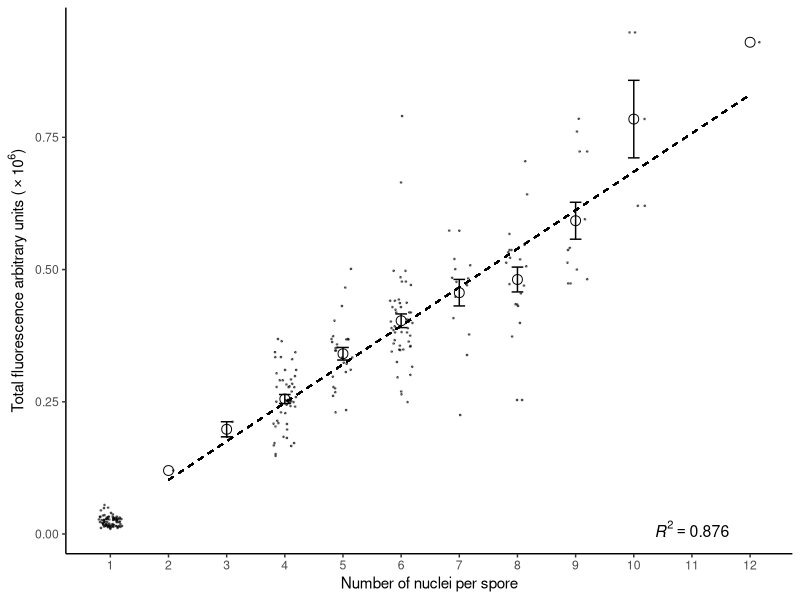
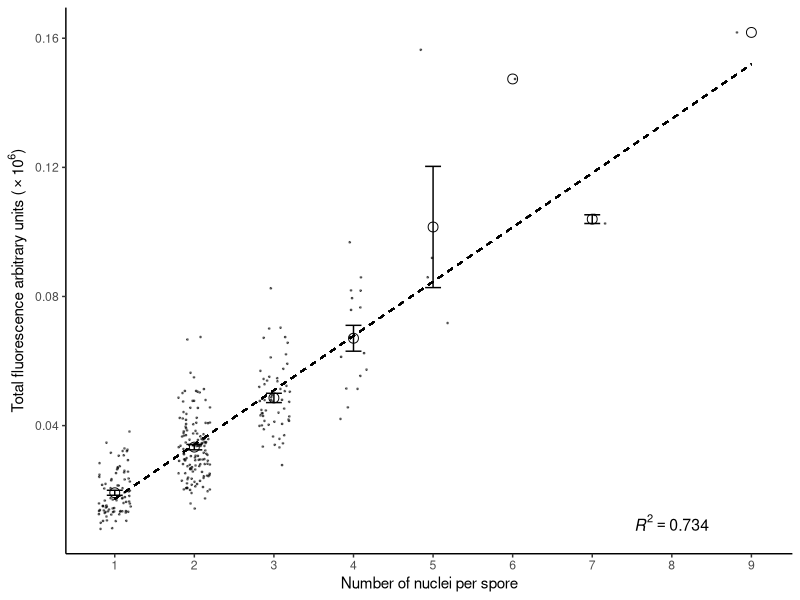
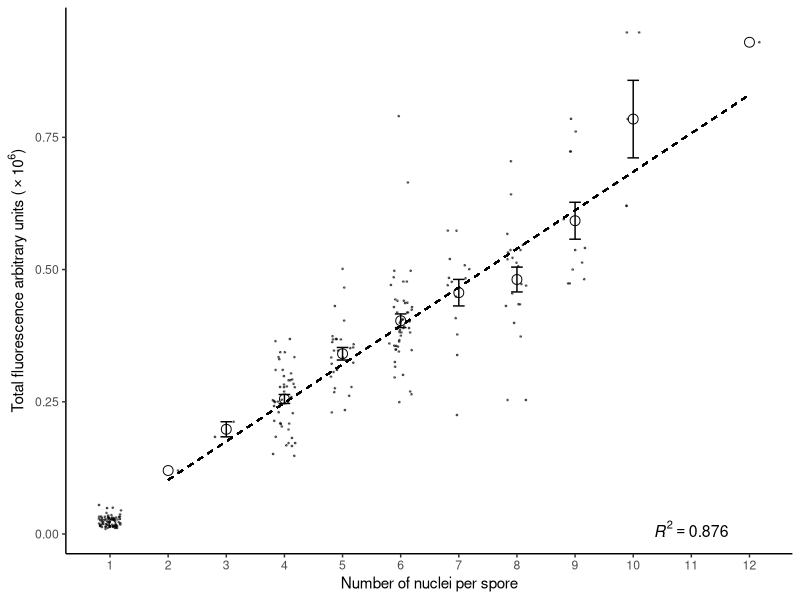
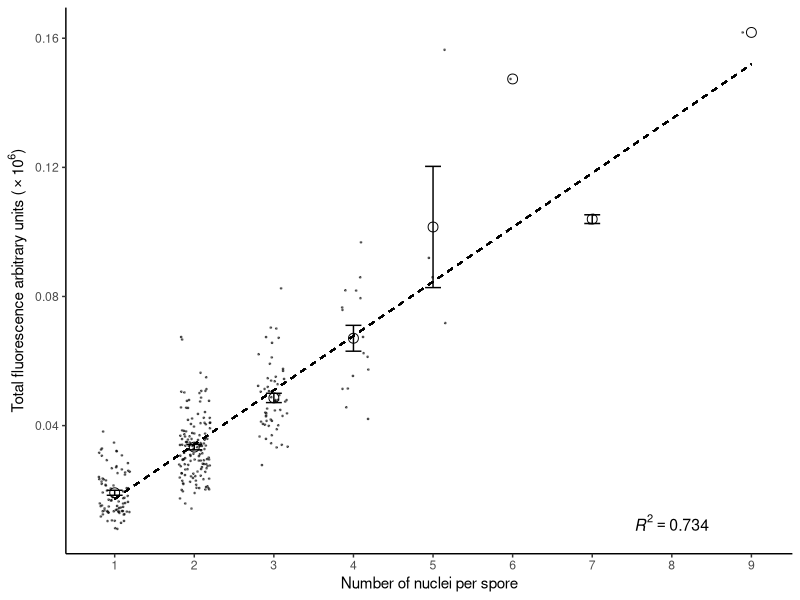

Recreate these plots in R, in order.
library(ggplot2)
library(tidyr)
library(readxl)
library(scales)

setwd("/Users/ben/Library/CloudStorage/OneDrive-WageningenUniversity&Research/one_house/Quantification_of_acriflavin_staining_(excel file)")

botrytis_feb2 <- read.csv("2Feb_Mixture_of_micro_and_conidiospores_Bc_Bbig_frame.csv")
botrytis_jan26 <- read.csv("26Jan_Mixture_of_micro_and_conidiospores_Bc_Bbig_frame.csv")
botrytis <- rbind(botrytis_feb2,botrytis_jan26)
head(botrytis)
nrow(botrytis)

#we want to calculate the model fit without the microspores
no_micro_botrytis <- botrytis[botrytis$Comment != "microscpores",]
botrytis_nomicro_model <- lm(no_micro_botrytis$Total_intensity ~ no_micro_botrytis$Number_of_nuclei)
summary(botrytis_nomicro_model)

#we want to make a best fit line along part of the graph
xtest <- 1
xmin <- 2
xmax <- 12
ytest <- coef(botrytis_nomicro_model)[1] + coef(botrytis_nomicro_model)[2]*xtest
ymin <- coef(botrytis_nomicro_model)[1] + coef(botrytis_nomicro_model)[2]*xmin
ymax <- coef(botrytis_nomicro_model)[1] + coef(botrytis_nomicro_model)[2]*xmax

ggplot(botrytis, aes(x=Number_of_nuclei,y=Total_intensity)) +
  #geom_abline(intercept=coef(botrytis_nomicro_model)[1],slope=coef(botrytis_nomicro_model)[2],color="blue")+
  geom_segment(aes(x=xmin, xend=xmax, y=ymin, yend=ymax),lty=2)+
  geom_jitter(width=0.2,size=0.3,alpha=0.5) +
  theme_classic() +
  stat_summary(data=subset(botrytis,Number_of_nuclei != 1),fun=mean,geom="point",size=3,shape=1)+
  stat_summary(data=subset(botrytis,Number_of_nuclei != 1),fun.data=mean_se,geom="errorbar",width=0.2)+
  scale_x_continuous(breaks=c(1,2,3,4,5,6,7,8,9,10,11,12))+
  labs(x="Number of nuclei per spore",y=expression("Total fluorescence arbitrary units (" %*% 10^6 * ")")) +
  scale_y_continuous(labels=label_number(scale = 1e-6))+
  annotate("text",
           x = 11,
           y = 1e4,
           label = sprintf("italic(R)^2 == %.3f", summary(botrytis_nomicro_model)$r.squared),
           parse = TRUE,
           size = 4)+
  theme(panel.grid.minor = element_blank(),
        panel.grid.major = element_blank())

ggsave("botrytis_model.svg",width=3.5,height=3.5)


neuro <- read.csv("3Feb_conidiospores_Nc_Bbig frame.csv")
head(neuro)

#made linear model
neuro_model <- lm(neuro$Total_intensity ~ neuro$Number_of_nuclei)
summary(neuro_model)

#we want to make a best fit line along part of the graph
nc_xmin <- 1
nc_xmax <- 9
nc_ymin <- coef(neuro_model)[1] + coef(neuro_model)[2]*nc_xmin
nc_ymax <- coef(neuro_model)[1] + coef(neuro_model)[2]*nc_xmax

ggplot(neuro, aes(x=Number_of_nuclei,y=Total_intensity)) +
  #geom_abline(intercept=coef(botrytis_nomicro_model)[1],slope=coef(botrytis_nomicro_model)[2],color="blue")+
  geom_segment(aes(x=nc_xmin, xend=nc_xmax, y=nc_ymin, yend=nc_ymax),lty=2) +
  geom_jitter(width=0.2,size=0.3,alpha=0.5) +
  theme_classic() +
  stat_summary(data=neuro,fun=mean,geom="point",size=3,shape=1)+
  stat_summary(data=neuro,fun.data=mean_se,geom="errorbar",width=0.2)+
  scale_x_continuous(breaks=c(1,2,3,4,5,6,7,8,9))+
  labs(x="Number of nuclei per spore",y=expression("Total fluorescence arbitrary units (" %*% 10^6 * ")")) +
  scale_y_continuous(labels=label_number(scale = 1e-6))+
  annotate("text",
           x = 8,
           y = 1e4,
           label = sprintf("italic(R)^2 == %.3f", summary(neuro_model)$r.squared),
           parse = TRUE,
           size = 4)+
  theme(panel.grid.minor = element_blank(),
        panel.grid.major = element_blank())

ggsave("neuro_model.svg",width=3.5,height=3.5)
